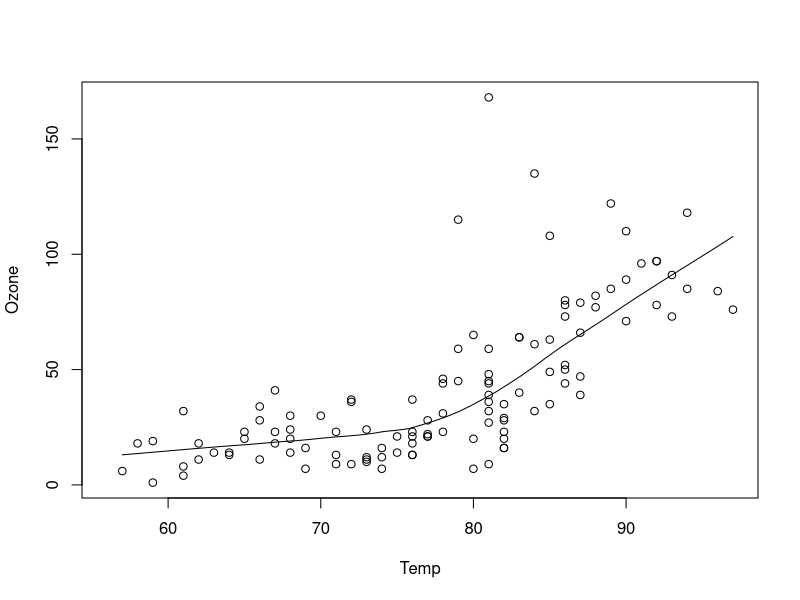
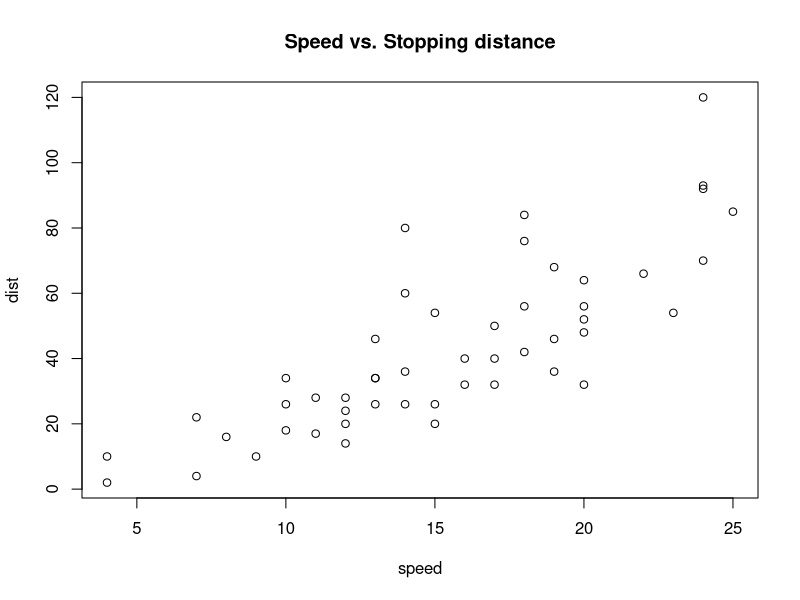
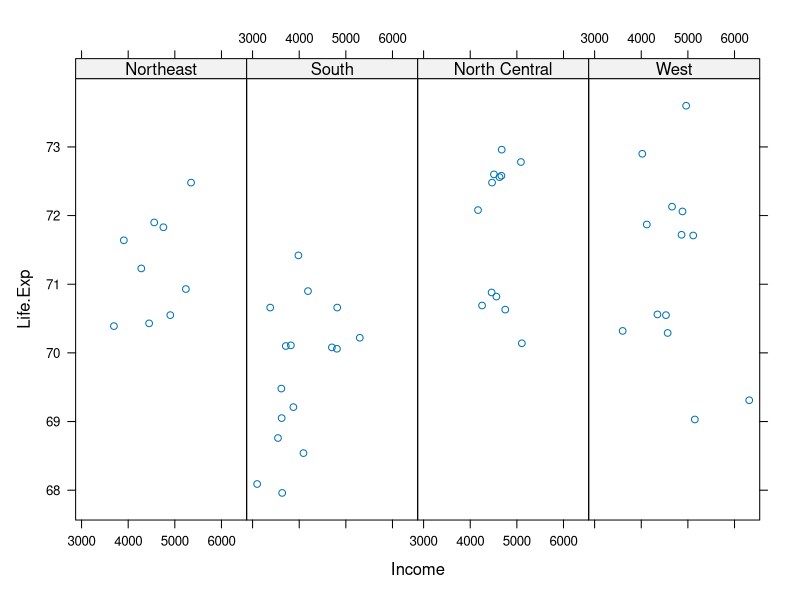
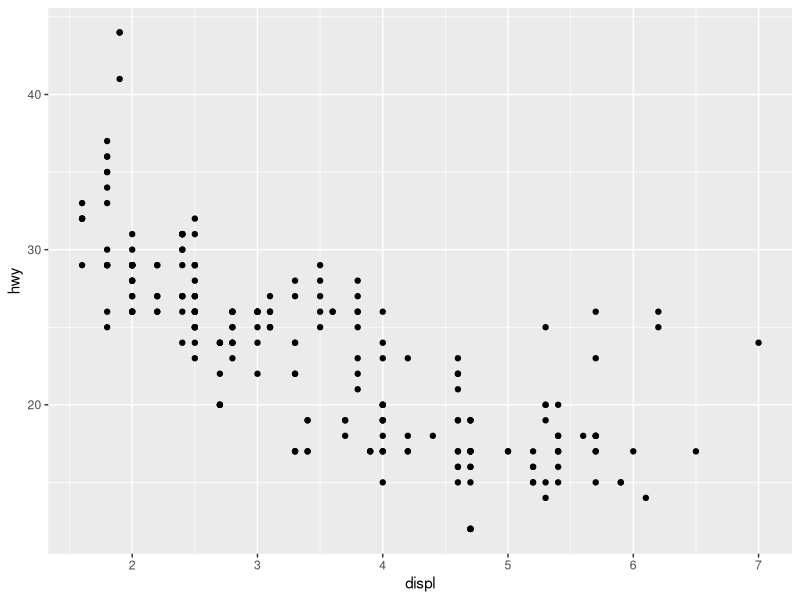

These figures' R source, in order:
## ----,echo=FALSE---------------------------------------------------------
knitr::opts_chunk$set(comment = NA, fig.path = "images/plottingsystems-", prompt = TRUE, collapse = TRUE)

## ----,fig.width=5,fig.height=5,fig.cap="Scatterplot with loess curve"----
data(airquality)
with(airquality, {
        plot(Temp, Ozone)
        lines(loess.smooth(Temp, Ozone))
})

## ----,fig.height=5,fig.width=5,fig.cap="Base plot with title"------------
data(cars)

## Create the plot / draw canvas
with(cars, plot(speed, dist))

## Add annotation
title("Speed vs. Stopping distance")

## ------------------------------------------------------------------------
library(lattice)

## ----,fig.height=4,fig.width=8,fig.cap="Lattice plot"--------------------
state <- data.frame(state.x77, region = state.region)
xyplot(Life.Exp ~ Income | region, data = state, layout = c(4, 1))

## ----,eval=FALSE---------------------------------------------------------
## install.packages("ggplot2")

## ------------------------------------------------------------------------
library(ggplot2)

## ----, message=FALSE,fig.height=5,fig.width=6,fig.cap="ggplot2 plot"-----
data(mpg)
qplot(displ, hwy, data = mpg)

